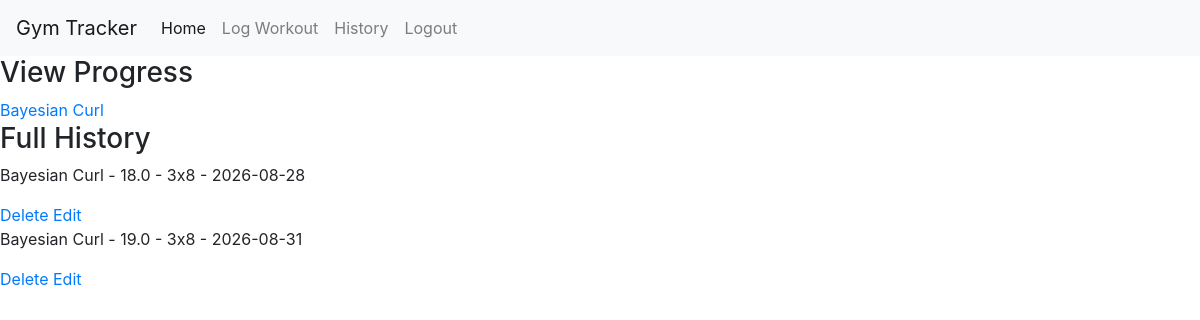
Page /history (signed in) on the earlier database version.
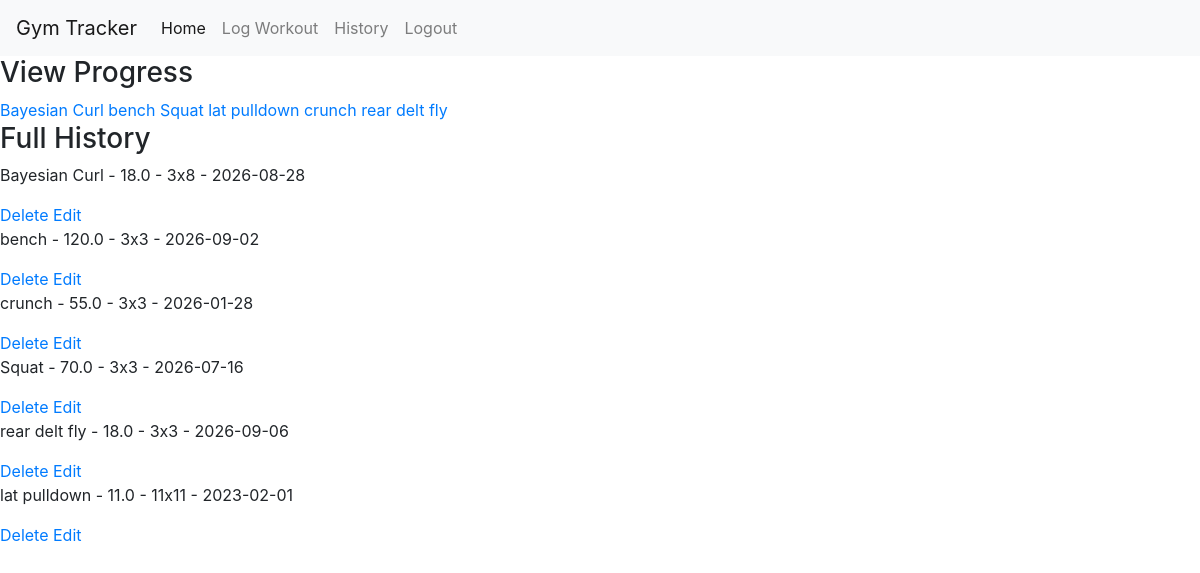
Same page on the later database version.
### app/models.py (models this page shows, shortened)
class Workout(db.Model):
      id = db.Column(db.Integer, primary_key=True)
      user_id = db.Column(db.Integer, db.ForeignKey("users.id"))
      exercise_name = db.Column(db.String(100))
      weight = db.Column(db.Float)
      sets = db.Column(db.Integer)
      reps = db.Column(db.Integer)
      date = db.Column(db.Date)

### app/__init__.py (the view)
    @app.route("/history")
    @login_required
    def history():
        workouts = Workout.query.filter_by(user_id=current_user.id).all()
        unique_exercises = {workout.exercise_name for workout in workouts}
        return render_template("history.html", workouts=workouts, unique_exercises=unique_exercises)

### app/templates/history.html (shortened to what this page needs)
{% extends "base.html" %}
{% block content %}
<h3>View Progress</h3>
{% for exercise in unique_exercises %}
    <a href="{{ url_for('progress', exercise_name=exercise) }}">{{ exercise }}</a>
{% endfor %}
<br>
<h3>Full History</h3>
{% for workout in workouts %}
    <p>{{workout.exercise_name}} - {{workout.weight}} - {{workout.sets}}x{{workout.reps}} - {{workout.date}}</p>
    <a href="{{ url_for('delete_workout', workout_id=workout.id) }}">Delete</a>
    <a href="{{ url_for('edit_workout', workout_id=workout.id) }}">Edit</a>
{% endfor %}
{% endblock %}

### app/templates/base.html (shortened to what this page needs)
<!DOCTYPE html>
<html>
    <head>
        <link rel="stylesheet" href="https://cdn.jsdelivr.net/npm/bootstrap@4.3.1/dist/css/bootstrap.min.css">
    </head>
    <body>
        <nav class="navbar navbar-expand-lg navbar-light bg-light">
        <a class="navbar-brand" href="#">Gym Tracker</a>
        <div class="collapse navbar-collapse" id="navbarNav">
            <ul class="navbar-nav">
            <li class="nav-item active">
                <a class="nav-link" href="{{ url_for('homepage') }}">Home <span class="sr-only">(current)</span></a>
            </li>
            {% if current_user.is_authenticated %}
                <li class="nav-item">
                    <a class="nav-link" href="{{ url_for('log_workout') }}">Log Workout</a>
                </li>
                <li class="nav-item">
                    <a class="nav-link" href="{{ url_for('history') }}">History</a>
                </li>
                <li class="nav-item">
                    <a class="nav-link" href="{{ url_for('logout') }}">Logout</a>
                </li>
            {% endif %}
            </ul>
        </div>
        </nav>
        {% block content %}
        {% endblock %}
    </body>
</html>

Differences in the rows shown:
now on one of the page's lists (row edited): Workout: exercise_name "bench"
changed Workout: exercise_name "Bayesian Curl" → "bench"; weight "19.0" → "120.0"; reps "8" → "3"; date "2026-08-31" → "2026-09-02"
added Workout: exercise_name "Squat", weight "70.0", sets "3", reps "3", date "2026-07-16"
added Workout: exercise_name "lat pulldown", weight "11.0", sets "11", reps "11", date "2023-02-01"
added Workout: exercise_name "crunch", weight "55.0", sets "3", reps "3", date "2026-01-28"
added Workout: exercise_name "rear delt fly", weight "18.0", sets "3", reps "3", date "2026-09-06"
